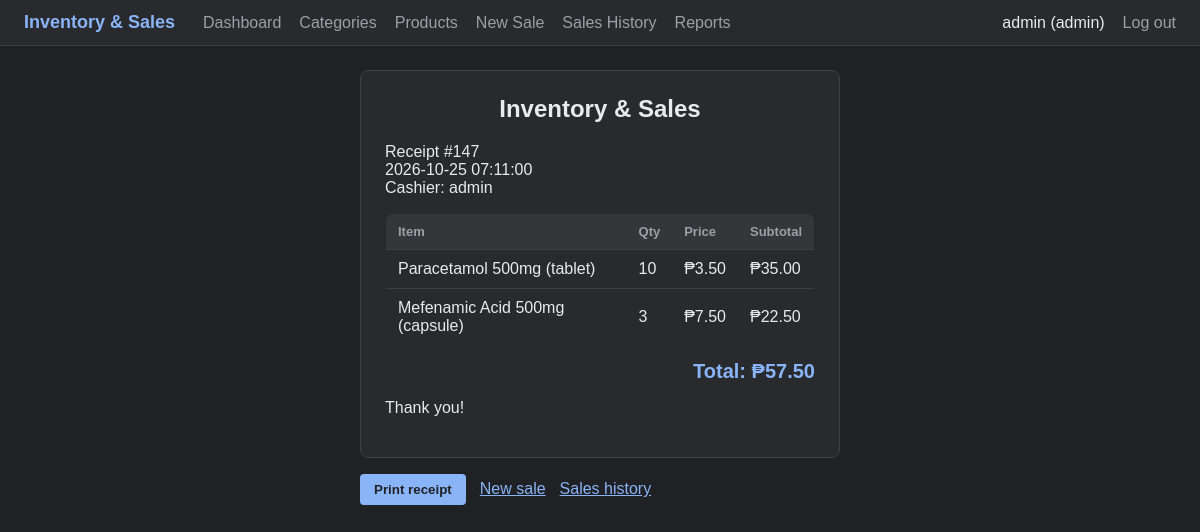
/pages/receipt.php?id=147 (signed in), run on an earlier commit of the app's database.
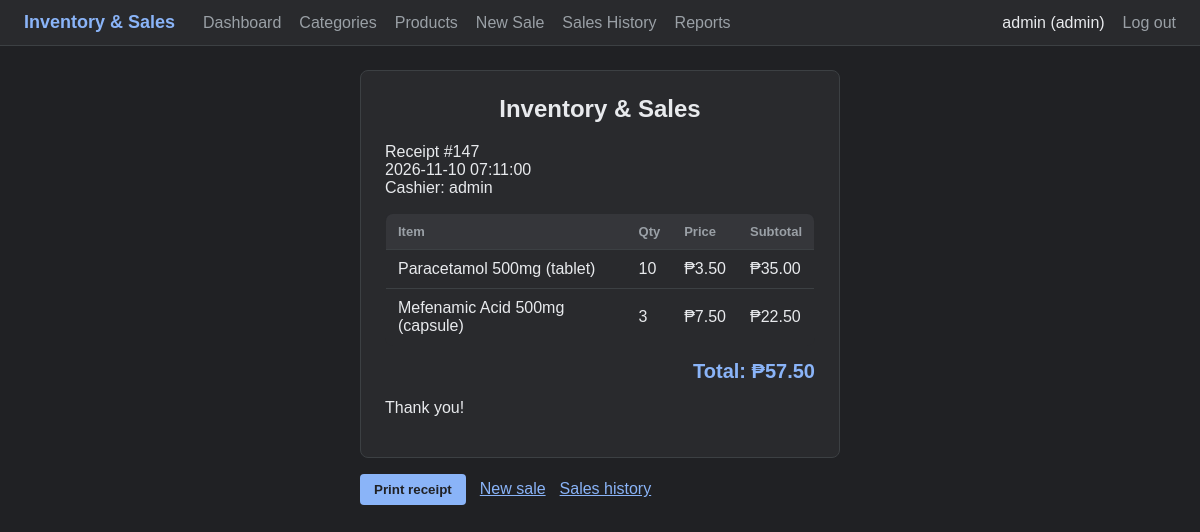
And on a later commit of the database.
### tables this page shows
CREATE TABLE `sales` (
  `id` int(11) NOT NULL,
  `user_id` int(11) DEFAULT NULL,
  `total` decimal(10,2) DEFAULT NULL,
  `created_at` timestamp NOT NULL DEFAULT current_timestamp()
);

CREATE TABLE `users` (
  `id` int(11) NOT NULL,
  `username` varchar(50) NOT NULL,
  `password` varchar(255) NOT NULL,
  `role` enum('admin','staff') DEFAULT 'staff'
);

CREATE TABLE `sale_items` (
  `id` int(11) NOT NULL,
  `sale_id` int(11) DEFAULT NULL,
  `product_id` int(11) DEFAULT NULL,
  `quantity` int(11) DEFAULT NULL,
  `price` decimal(10,2) DEFAULT NULL
);

CREATE TABLE `products` (
  `id` int(11) NOT NULL,
  `category_id` int(11) DEFAULT NULL,
  `name` varchar(150) NOT NULL,
  `price` decimal(10,2) NOT NULL,
  `stock` int(11) DEFAULT 0,
  `reorder_level` int(11) DEFAULT 5,
  `is_active` tinyint(1) NOT NULL DEFAULT 1
);

### includes/auth.php (called while the page is built, shortened)
<?php
function is_admin() {
    return ($_SESSION['role'] ?? '') === 'admin';
}
?>

### pages/receipt.php (the view, shortened to what this page needs)
<?php
require '../includes/auth.php';
require '../includes/db.php';
$id = (int)($_GET['id'] ?? 0);
$stmt = $conn->prepare("SELECT s.id, s.total, s.created_at, u.username
                        FROM sales s LEFT JOIN users u ON u.id = s.user_id
                        WHERE s.id = ?");
$stmt->bind_param("i", $id);
$stmt->execute();
$sale = $stmt->get_result()->fetch_assoc();
$items = null;
if ($sale) {
    $stmt = $conn->prepare("SELECT p.name, si.quantity, si.price
                            FROM sale_items si JOIN products p ON p.id = si.product_id
                            WHERE si.sale_id = ?");
    $stmt->bind_param("i", $id);
    $stmt->execute();
    $items = $stmt->get_result();
}
require '../includes/header.php';
?>
<?php if (!$sale): ?>
    <h1>Receipt not found</h1>
    <p><a href="sales_history.php">Back to sales history</a></p>
<?php else: ?>
    <div class="receipt">
        <h2>Inventory &amp; Sales</h2>
        <p>Receipt #<?= (int)$sale['id'] ?><br>
           <?= htmlspecialchars($sale['created_at']) ?><br>
           Cashier: <?= htmlspecialchars($sale['username'] ?? 'unknown') ?></p>
        <table>
            <tr><th>Item</th><th>Qty</th><th>Price</th><th>Subtotal</th></tr>
            <?php while ($r = $items->fetch_assoc()): ?>
                <tr>
                    <td><?= htmlspecialchars($r['name']) ?></td>
                    <td><?= (int)$r['quantity'] ?></td>
                    <td>&#8369;<?= number_format($r['price'], 2) ?></td>
                    <td>&#8369;<?= number_format($r['price'] * $r['quantity'], 2) ?></td>
                </tr>
            <?php endwhile; ?>
        </table>
        <p class="cart-total">Total: &#8369;<?= number_format($sale['total'], 2) ?></p>
        <p>Thank you!</p>
    </div>
    <div class="no-print receipt-buttons">
        <button type="button" onclick="window.print()">Print receipt</button>
        <a href="sales.php" class="btn-link">New sale</a>
        <a href="sales_history.php" class="btn-link">Sales history</a>
    </div>
<?php endif; ?>
<?php require '../includes/footer.php'; ?>

### includes/header.php (shortened to what this page needs)
<?php
require_once __DIR__ . '/auth.php';
?>
<!DOCTYPE html>
<html lang="en">
<head>
    <link rel="stylesheet" href="<?= BASE_URL ?>style.css">
</head>
<body>
<nav class="topbar">
    <span class="brand">Inventory &amp; Sales</span>
    <a href="<?= BASE_URL ?>index.php">Dashboard</a>
    <?php if (is_admin()): ?><a href="<?= BASE_URL ?>pages/categories.php">Categories</a><?php endif; ?>
    <a href="<?= BASE_URL ?>pages/products.php">Products</a>
    <a href="<?= BASE_URL ?>pages/sales.php">New Sale</a>
    <a href="<?= BASE_URL ?>pages/sales_history.php">Sales History</a>
    <?php if (is_admin()): ?><a href="<?= BASE_URL ?>pages/reports.php">Reports</a><?php endif; ?>
    <span class="user"><?= htmlspecialchars($_SESSION['username']) ?> (<?= htmlspecialchars($_SESSION['role']) ?>)</span>
    <a href="<?= BASE_URL ?>logout.php">Log out</a>
</nav>
<main class="container">

### includes/footer.php
</main>
</body>
</html>

### style.css (style rules this page uses)
:root { color-scheme: dark; --bg: #202124; --surface: #292a2d; --raised: #35363a; --line: #3c4043; --text: #e8eaed; --muted: #9aa0a6; --accent: #8ab4f8; --accent-hover: #aecbfa; --on-accent: #202124; --red: #f28b82; --green: #81c995; --amber: #fdd663; --landing-bg: radial-gradient(circle at 20% 15%, rgba(138, 180, 248, 0.18), transparent 45%), linear-gradient(135deg, #202124, #2d2e31); }
* { box-sizing: border-box; }
body { font-family: Arial, Helvetica, sans-serif; margin: 0; background: var(--bg); color: var(--text); }
h1, h2, h3 { color: var(--text); }
a { color: var(--accent); }
.topbar { display: flex; align-items: center; gap: 18px; background: var(--surface); color: var(--text); padding: 12px 24px; border-bottom: 1px solid var(--line); }
.topbar a { color: var(--muted); text-decoration: none; }
.topbar .brand { font-weight: bold; font-size: 18px; margin-right: 10px; color: var(--accent); }
.container { max-width: 1000px; margin: 24px auto; padding: 0 16px; }
table { width: 100%; border-collapse: collapse; background: var(--surface); border: 1px solid var(--line); border-radius: 8px; overflow: hidden; }
th, td { padding: 10px 12px; text-align: left; border-bottom: 1px solid var(--line); }
th { background: var(--raised); color: var(--muted); font-size: 13px; }
button { background: var(--accent); color: var(--on-accent); border: none; border-radius: 4px; padding: 8px 14px; font-weight: bold; cursor: pointer; }
.btn-link { color: var(--accent); }
.cart-total { font-size: 20px; font-weight: bold; text-align: right; margin: 14px 0; color: var(--accent); }
.receipt { background: var(--surface); max-width: 480px; margin: 0 auto; padding: 24px; border: 1px solid var(--line); border-radius: 8px; }
.receipt h2 { text-align: center; margin-top: 0; }
.receipt-buttons { max-width: 480px; margin: 16px auto; display: flex; gap: 14px; align-items: center; }
h2 { margin-top: 32px; }

What changed in the data, as far as the page shows it:
changed sales "admin": created_at "2026-10-25 07:11:00" → "2026-11-10 07:11:00"
